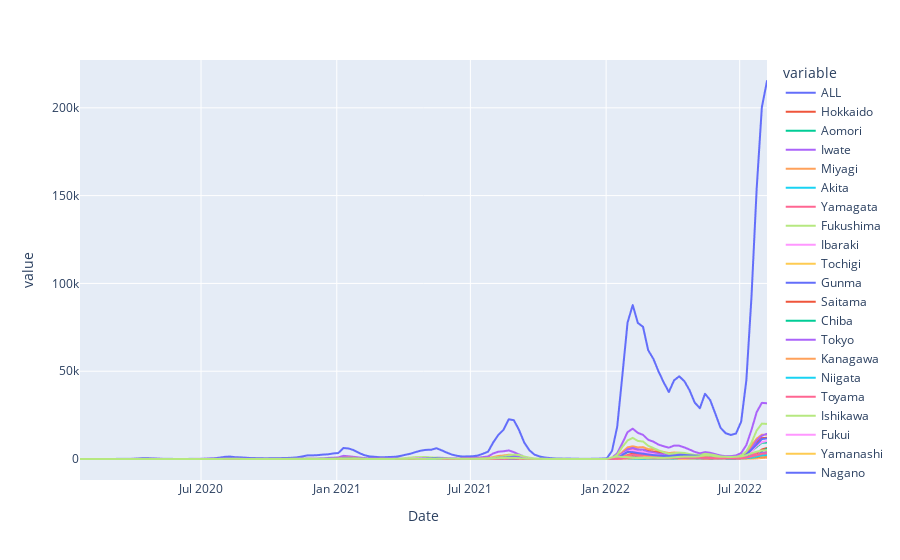

Notebook code cell kept with this figure:
### Code cell
px.line(df_gr,)

### Figure 1 — Plotly figure (JSON) as saved in the notebook; plotly's stock layout.template omitted (floating-point values rounded to 4 significant figures; data arrays with more than 128 entries replaced by an {"elided": "..."} marker saying what was removed)
{"data": [{"hovertemplate": "variable=ALL<br>Date=%{x}<br>value=%{y}<extra></extra>", "legendgroup": "ALL", "line": {"color": "#636efa", "dash": "solid"}, "marker": {"symbol": "circle"}, "mode": "lines", "name": "ALL", "showlegend": true, "type": "scattergl", "x": {"elided": "134 str values"}, "xaxis": "x", "y": {"elided": "134 float values"}, "yaxis": "y"}, {"hovertemplate": "variable=Hokkaido<br>Date=%{x}<br>value=%{y}<extra></extra>", "legendgroup": "Hokkaido", "line": {"color": "#EF553B", "dash": "solid"}, "marker": {"symbol": "circle"}, "mode": "lines", "name": "Hokkaido", "showlegend": true, "type": "scattergl", "x": {"elided": "134 str values"}, "xaxis": "x", "y": {"elided": "134 float values"}, "yaxis": "y"}, {"hovertemplate": "variable=Aomori<br>Date=%{x}<br>value=%{y}<extra></extra>", "legendgroup": "Aomori", "line": {"color": "#00cc96", "dash": "solid"}, "marker": {"symbol": "circle"}, "mode": "lines", "name": "Aomori", "showlegend": true, "type": "scattergl", "x": {"elided": "134 str values"}, "xaxis": "x", "y": {"elided": "134 float values"}, "yaxis": "y"}, {"hovertemplate": "variable=Iwate<br>Date=%{x}<br>value=%{y}<extra></extra>", "legendgroup": "Iwate", "line": {"color": "#ab63fa", "dash": "solid"}, "marker": {"symbol": "circle"}, "mode": "lines", "name": "Iwate", "showlegend": true, "type": "scattergl", "x": {"elided": "134 str values"}, "xaxis": "x", "y": {"elided": "134 float values"}, "yaxis": "y"}, {"hovertemplate": "variable=Miyagi<br>Date=%{x}<br>value=%{y}<extra></extra>", "legendgroup": "Miyagi", "line": {"color": "#FFA15A", "dash": "solid"}, "marker": {"symbol": "circle"}, "mode": "lines", "name": "Miyagi", "showlegend": true, "type": "scattergl", "x": {"elided": "134 str values"}, "xaxis": "x", "y": {"elided": "134 float values"}, "yaxis": "y"}, {"hovertemplate": "variable=Akita<br>Date=%{x}<br>value=%{y}<extra></extra>", "legendgroup": "Akita", "line": {"color": "#19d3f3", "dash": "solid"}, "marker": {"symbol": "circle"}, "mode": "lines", "name": "Akita", "showlegend": true, "type": "scattergl", "x": {"elided": "134 str values"}, "xaxis": "x", "y": {"elided": "134 float values"}, "yaxis": "y"}, {"hovertemplate": "variable=Yamagata<br>Date=%{x}<br>value=%{y}<extra></extra>", "legendgroup": "Yamagata", "line": {"color": "#FF6692", "dash": "solid"}, "marker": {"symbol": "circle"}, "mode": "lines", "name": "Yamagata", "showlegend": true, "type": "scattergl", "x": {"elided": "134 str values"}, "xaxis": "x", "y": {"elided": "134 float values"}, "yaxis": "y"}, {"hovertemplate": "variable=Fukushima<br>Date=%{x}<br>value=%{y}<extra></extra>", "legendgroup": "Fukushima", "line": {"color": "#B6E880", "dash": "solid"}, "marker": {"symbol": "circle"}, "mode": "lines", "name": "Fukushima", "showlegend": true, "type": "scattergl", "x": {"elided": "134 str values"}, "xaxis": "x", "y": {"elided": "134 float values"}, "yaxis": "y"}, {"hovertemplate": "variable=Ibaraki<br>Date=%{x}<br>value=%{y}<extra></extra>", "legendgroup": "Ibaraki", "line": {"color": "#FF97FF", "dash": "solid"}, "marker": {"symbol": "circle"}, "mode": "lines", "name": "Ibaraki", "showlegend": true, "type": "scattergl", "x": {"elided": "134 str values"}, "xaxis": "x", "y": {"elided": "134 float values"}, "yaxis": "y"}, {"hovertemplate": "variable=Tochigi<br>Date=%{x}<br>value=%{y}<extra></extra>", "legendgroup": "Tochigi", "line": {"color": "#FECB52", "dash": "solid"}, "marker": {"symbol": "circle"}, "mode": "lines", "name": "Tochigi", "showlegend": true, "type": "scattergl", "x": {"elided": "134 str values"}, "xaxis": "x", "y": {"elided": "134 float values"}, "yaxis": "y"}, {"hovertemplate": "variable=Gunma<br>Date=%{x}<br>value=%{y}<extra></extra>", "legendgroup": "Gunma", "line": {"color": "#636efa", "dash": "solid"}, "marker": {"symbol": "circle"}, "mode": "lines", "name": "Gunma", "showlegend": true, "type": "scattergl", "x": {"elided": "134 str values"}, "xaxis": "x", "y": {"elided": "134 float values"}, "yaxis": "y"}, {"hovertemplate": "variable=Saitama<br>Date=%{x}<br>value=%{y}<extra></extra>", "legendgroup": "Saitama", "line": {"color": "#EF553B", "dash": "solid"}, "marker": {"symbol": "circle"}, "mode": "lines", "name": "Saitama", "showlegend": true, "type": "scattergl", "x": {"elided": "134 str values"}, "xaxis": "x", "y": {"elided": "134 float values"}, "yaxis": "y"}, {"hovertemplate": "variable=Chiba<br>Date=%{x}<br>value=%{y}<extra></extra>", "legendgroup": "Chiba", "line": {"color": "#00cc96", "dash": "solid"}, "marker": {"symbol": "circle"}, "mode": "lines", "name": "Chiba", "showlegend": true, "type": "scattergl", "x": {"elided": "134 str values"}, "xaxis": "x", "y": {"elided": "134 float values"}, "yaxis": "y"}, {"hovertemplate": "variable=Tokyo<br>Date=%{x}<br>value=%{y}<extra></extra>", "legendgroup": "Tokyo", "line": {"color": "#ab63fa", "dash": "solid"}, "marker": {"symbol": "circle"}, "mode": "lines", "name": "Tokyo", "showlegend": true, "type": "scattergl", "x": {"elided": "134 str values"}, "xaxis": "x", "y": {"elided": "134 float values"}, "yaxis": "y"}, {"hovertemplate": "variable=Kanagawa<br>Date=%{x}<br>value=%{y}<extra></extra>", "legendgroup": "Kanagawa", "line": {"color": "#FFA15A", "dash": "solid"}, "marker": {"symbol": "circle"}, "mode": "lines", "name": "Kanagawa", "showlegend": true, "type": "scattergl", "x": {"elided": "134 str values"}, "xaxis": "x", "y": {"elided": "134 float values"}, "yaxis": "y"}, {"hovertemplate": "variable=Niigata<br>Date=%{x}<br>value=%{y}<extra></extra>", "legendgroup": "Niigata", "line": {"color": "#19d3f3", "dash": "solid"}, "marker": {"symbol": "circle"}, "mode": "lines", "name": "Niigata", "showlegend": true, "type": "scattergl", "x": {"elided": "134 str values"}, "xaxis": "x", "y": {"elided": "134 float values"}, "yaxis": "y"}, {"hovertemplate": "variable=Toyama<br>Date=%{x}<br>value=%{y}<extra></extra>", "legendgroup": "Toyama", "line": {"color": "#FF6692", "dash": "solid"}, "marker": {"symbol": "circle"}, "mode": "lines", "name": "Toyama", "showlegend": true, "type": "scattergl", "x": {"elided": "134 str values"}, "xaxis": "x", "y": {"elided": "134 float values"}, "yaxis": "y"}, {"hovertemplate": "variable=Ishikawa<br>Date=%{x}<br>value=%{y}<extra></extra>", "legendgroup": "Ishikawa", "line": {"color": "#B6E880", "dash": "solid"}, "marker": {"symbol": "circle"}, "mode": "lines", "name": "Ishikawa", "showlegend": true, "type": "scattergl", "x": {"elided": "134 str values"}, "xaxis": "x", "y": {"elided": "134 float values"}, "yaxis": "y"}, {"hovertemplate": "variable=Fukui<br>Date=%{x}<br>value=%{y}<extra></extra>", "legendgroup": "Fukui", "line": {"color": "#FF97FF", "dash": "solid"}, "marker": {"symbol": "circle"}, "mode": "lines", "name": "Fukui", "showlegend": true, "type": "scattergl", "x": {"elided": "134 str values"}, "xaxis": "x", "y": {"elided": "134 float values"}, "yaxis": "y"}, {"hovertemplate": "variable=Yamanashi<br>Date=%{x}<br>value=%{y}<extra></extra>", "legendgroup": "Yamanashi", "line": {"color": "#FECB52", "dash": "solid"}, "marker": {"symbol": "circle"}, "mode": "lines", "name": "Yamanashi", "showlegend": true, "type": "scattergl", "x": {"elided": "134 str values"}, "xaxis": "x", "y": {"elided": "134 float values"}, "yaxis": "y"}, {"hovertemplate": "variable=Nagano<br>Date=%{x}<br>value=%{y}<extra></extra>", "legendgroup": "Nagano", "line": {"color": "#636efa", "dash": "solid"}, "marker": {"symbol": "circle"}, "mode": "lines", "name": "Nagano", "showlegend": true, "type": "scattergl", "x": {"elided": "134 str values"}, "xaxis": "x", "y": {"elided": "134 float values"}, "yaxis": "y"}, {"hovertemplate": "variable=Gifu<br>Date=%{x}<br>value=%{y}<extra></extra>", "legendgroup": "Gifu", "line": {"color": "#EF553B", "dash": "solid"}, "marker": {"symbol": "circle"}, "mode": "lines", "name": "Gifu", "showlegend": true, "type": "scattergl", "x": {"elided": "134 str values"}, "xaxis": "x", "y": {"elided": "134 float values"}, "yaxis": "y"}, {"hovertemplate": "variable=Shizuoka<br>Date=%{x}<br>value=%{y}<extra></extra>", "legendgroup": "Shizuoka", "line": {"color": "#00cc96", "dash": "solid"}, "marker": {"symbol": "circle"}, "mode": "lines", "name": "Shizuoka", "showlegend": true, "type": "scattergl", "x": {"elided": "134 str values"}, "xaxis": "x", "y": {"elided": "134 float values"}, "yaxis": "y"}, {"hovertemplate": "variable=Aichi<br>Date=%{x}<br>value=%{y}<extra></extra>", "legendgroup": "Aichi", "line": {"color": "#ab63fa", "dash": "solid"}, "marker": {"symbol": "circle"}, "mode": "lines", "name": "Aichi", "showlegend": true, "type": "scattergl", "x": {"elided": "134 str values"}, "xaxis": "x", "y": {"elided": "134 float values"}, "yaxis": "y"}, {"hovertemplate": "variable=Mie<br>Date=%{x}<br>value=%{y}<extra></extra>", "legendgroup": "Mie", "line": {"color": "#FFA15A", "dash": "solid"}, "marker": {"symbol": "circle"}, "mode": "lines", "name": "Mie", "showlegend": true, "type": "scattergl", "x": {"elided": "134 str values"}, "xaxis": "x", "y": {"elided": "134 float values"}, "yaxis": "y"}, {"hovertemplate": "variable=Shiga<br>Date=%{x}<br>value=%{y}<extra></extra>", "legendgroup": "Shiga", "line": {"color": "#19d3f3", "dash": "solid"}, "marker": {"symbol": "circle"}, "mode": "lines", "name": "Shiga", "showlegend": true, "type": "scattergl", "x": {"elided": "134 str values"}, "xaxis": "x", "y": {"elided": "134 float values"}, "yaxis": "y"}, {"hovertemplate": "variable=Kyoto<br>Date=%{x}<br>value=%{y}<extra></extra>", "legendgroup": "Kyoto", "line": {"color": "#FF6692", "dash": "solid"}, "marker": {"symbol": "circle"}, "mode": "lines", "name": "Kyoto", "showlegend": true, "type": "scattergl", "x": {"elided": "134 str values"}, "xaxis": "x", "y": {"elided": "134 float values"}, "yaxis": "y"}, {"hovertemplate": "variable=Osaka<br>Date=%{x}<br>value=%{y}<extra></extra>", "legendgroup": "Osaka", "line": {"color": "#B6E880", "dash": "solid"}, "marker": {"symbol": "circle"}, "mode": "lines", "name": "Osaka", "showlegend": true, "type": "scattergl", "x": {"elided": "134 str values"}, "xaxis": "x", "y": {"elided": "134 float values"}, "yaxis": "y"}, {"hovertemplate": "variable=Hyogo<br>Date=%{x}<br>value=%{y}<extra></extra>", "legendgroup": "Hyogo", "line": {"color": "#FF97FF", "dash": "solid"}, "marker": {"symbol": "circle"}, "mode": "lines", "name": "Hyogo", "showlegend": true, "type": "scattergl", "x": {"elided": "134 str values"}, "xaxis": "x", "y": {"elided": "134 float values"}, "yaxis": "y"}, {"hovertemplate": "variable=Nara<br>Date=%{x}<br>value=%{y}<extra></extra>", "legendgroup": "Nara", "line": {"color": "#FECB52", "dash": "solid"}, "marker": {"symbol": "circle"}, "mode": "lines", "name": "Nara", "showlegend": true, "type": "scattergl", "x": {"elided": "134 str values"}, "xaxis": "x", "y": {"elided": "134 float values"}, "yaxis": "y"}, {"hovertemplate": "variable=Wakayama<br>Date=%{x}<br>value=%{y}<extra></extra>", "legendgroup": "Wakayama", "line": {"color": "#636efa", "dash": "solid"}, "marker": {"symbol": "circle"}, "mode": "lines", "name": "Wakayama", "showlegend": true, "type": "scattergl", "x": {"elided": "134 str values"}, "xaxis": "x", "y": {"elided": "134 float values"}, "yaxis": "y"}, {"hovertemplate": "variable=Tottori<br>Date=%{x}<br>value=%{y}<extra></extra>", "legendgroup": "Tottori", "line": {"color": "#EF553B", "dash": "solid"}, "marker": {"symbol": "circle"}, "mode": "lines", "name": "Tottori", "showlegend": true, "type": "scattergl", "x": {"elided": "134 str values"}, "xaxis": "x", "y": {"elided": "134 float values"}, "yaxis": "y"}, {"hovertemplate": "variable=Shimane<br>Date=%{x}<br>value=%{y}<extra></extra>", "legendgroup": "Shimane", "line": {"color": "#00cc96", "dash": "solid"}, "marker": {"symbol": "circle"}, "mode": "lines", "name": "Shimane", "showlegend": true, "type": "scattergl", "x": {"elided": "134 str values"}, "xaxis": "x", "y": {"elided": "134 float values"}, "yaxis": "y"}, {"hovertemplate": "variable=Okayama<br>Date=%{x}<br>value=%{y}<extra></extra>", "legendgroup": "Okayama", "line": {"color": "#ab63fa", "dash": "solid"}, "marker": {"symbol": "circle"}, "mode": "lines", "name": "Okayama", "showlegend": true, "type": "scattergl", "x": {"elided": "134 str values"}, "xaxis": "x", "y": {"elided": "134 float values"}, "yaxis": "y"}, {"hovertemplate": "variable=Hiroshima<br>Date=%{x}<br>value=%{y}<extra></extra>", "legendgroup": "Hiroshima", "line": {"color": "#FFA15A", "dash": "solid"}, "marker": {"symbol": "circle"}, "mode": "lines", "name": "Hiroshima", "showlegend": true, "type": "scattergl", "x": {"elided": "134 str values"}, "xaxis": "x", "y": {"elided": "134 float values"}, "yaxis": "y"}, {"hovertemplate": "variable=Yamaguchi<br>Date=%{x}<br>value=%{y}<extra></extra>", "legendgroup": "Yamaguchi", "line": {"color": "#19d3f3", "dash": "solid"}, "marker": {"symbol": "circle"}, "mode": "lines", "name": "Yamaguchi", "showlegend": true, "type": "scattergl", "x": {"elided": "134 str values"}, "xaxis": "x", "y": {"elided": "134 float values"}, "yaxis": "y"}, {"hovertemplate": "variable=Tokushima<br>Date=%{x}<br>value=%{y}<extra></extra>", "legendgroup": "Tokushima", "line": {"color": "#FF6692", "dash": "solid"}, "marker": {"symbol": "circle"}, "mode": "lines", "name": "Tokushima", "showlegend": true, "type": "scattergl", "x": {"elided": "134 str values"}, "xaxis": "x", "y": {"elided": "134 float values"}, "yaxis": "y"}, {"hovertemplate": "variable=Kagawa<br>Date=%{x}<br>value=%{y}<extra></extra>", "legendgroup": "Kagawa", "line": {"color": "#B6E880", "dash": "solid"}, "marker": {"symbol": "circle"}, "mode": "lines", "name": "Kagawa", "showlegend": true, "type": "scattergl", "x": {"elided": "134 str values"}, "xaxis": "x", "y": {"elided": "134 float values"}, "yaxis": "y"}, {"hovertemplate": "variable=Ehime<br>Date=%{x}<br>value=%{y}<extra></extra>", "legendgroup": "Ehime", "line": {"color": "#FF97FF", "dash": "solid"}, "marker": {"symbol": "circle"}, "mode": "lines", "name": "Ehime", "showlegend": true, "type": "scattergl", "x": {"elided": "134 str values"}, "xaxis": "x", "y": {"elided": "134 float values"}, "yaxis": "y"}, {"hovertemplate": "variable=Kochi<br>Date=%{x}<br>value=%{y}<extra></extra>", "legendgroup": "Kochi", "line": {"color": "#FECB52", "dash": "solid"}, "marker": {"symbol": "circle"}, "mode": "lines", "name": "Kochi", "showlegend": true, "type": "scattergl", "x": {"elided": "134 str values"}, "xaxis": "x", "y": {"elided": "134 float values"}, "yaxis": "y"}, {"hovertemplate": "variable=Fukuoka<br>Date=%{x}<br>value=%{y}<extra></extra>", "legendgroup": "Fukuoka", "line": {"color": "#636efa", "dash": "solid"}, "marker": {"symbol": "circle"}, "mode": "lines", "name": "Fukuoka", "showlegend": true, "type": "scattergl", "x": {"elided": "134 str values"}, "xaxis": "x", "y": {"elided": "134 float values"}, "yaxis": "y"}, {"hovertemplate": "variable=Saga<br>Date=%{x}<br>value=%{y}<extra></extra>", "legendgroup": "Saga", "line": {"color": "#EF553B", "dash": "solid"}, "marker": {"symbol": "circle"}, "mode": "lines", "name": "Saga", "showlegend": true, "type": "scattergl", "x": {"elided": "134 str values"}, "xaxis": "x", "y": {"elided": "134 float values"}, "yaxis": "y"}, {"hovertemplate": "variable=Nagasaki<br>Date=%{x}<br>value=%{y}<extra></extra>", "legendgroup": "Nagasaki", "line": {"color": "#00cc96", "dash": "solid"}, "marker": {"symbol": "circle"}, "mode": "lines", "name": "Nagasaki", "showlegend": true, "type": "scattergl", "x": {"elided": "134 str values"}, "xaxis": "x", "y": {"elided": "134 float values"}, "yaxis": "y"}, {"hovertemplate": "variable=Kumamoto<br>Date=%{x}<br>value=%{y}<extra></extra>", "legendgroup": "Kumamoto", "line": {"color": "#ab63fa", "dash": "solid"}, "marker": {"symbol": "circle"}, "mode": "lines", "name": "Kumamoto", "showlegend": true, "type": "scattergl", "x": {"elided": "134 str values"}, "xaxis": "x", "y": {"elided": "134 float values"}, "yaxis": "y"}, {"hovertemplate": "variable=Oita<br>Date=%{x}<br>value=%{y}<extra></extra>", "legendgroup": "Oita", "line": {"color": "#FFA15A", "dash": "solid"}, "marker": {"symbol": "circle"}, "mode": "lines", "name": "Oita", "showlegend": true, "type": "scattergl", "x": {"elided": "134 str values"}, "xaxis": "x", "y": {"elided": "134 float values"}, "yaxis": "y"}, {"hovertemplate": "variable=Miyazaki<br>Date=%{x}<br>value=%{y}<extra></extra>", "legendgroup": "Miyazaki", "line": {"color": "#19d3f3", "dash": "solid"}, "marker": {"symbol": "circle"}, "mode": "lines", "name": "Miyazaki", "showlegend": true, "type": "scattergl", "x": {"elided": "134 str values"}, "xaxis": "x", "y": {"elided": "134 float values"}, "yaxis": "y"}, {"hovertemplate": "variable=Kagoshima<br>Date=%{x}<br>value=%{y}<extra></extra>", "legendgroup": "Kagoshima", "line": {"color": "#FF6692", "dash": "solid"}, "marker": {"symbol": "circle"}, "mode": "lines", "name": "Kagoshima", "showlegend": true, "type": "scattergl", "x": {"elided": "134 str values"}, "xaxis": "x", "y": {"elided": "134 float values"}, "yaxis": "y"}, {"hovertemplate": "variable=Okinawa<br>Date=%{x}<br>value=%{y}<extra></extra>", "legendgroup": "Okinawa", "line": {"color": "#B6E880", "dash": "solid"}, "marker": {"symbol": "circle"}, "mode": "lines", "name": "Okinawa", "showlegend": true, "type": "scattergl", "x": {"elided": "134 str values"}, "xaxis": "x", "y": {"elided": "134 float values"}, "yaxis": "y"}], "layout": {"autosize": true, "legend": {"title": {"text": "variable"}, "tracegroupgap": 0}, "margin": {"t": 60}, "xaxis": {"anchor": "y", "autorange": true, "domain": [0, 1], "range": ["2020-01-19", "2022-08-07"], "title": {"text": "Date"}, "type": "date"}, "yaxis": {"anchor": "x", "autorange": true, "domain": [0, 1], "range": [-11960.0, 227200.0], "title": {"text": "value"}, "type": "linear"}}}
